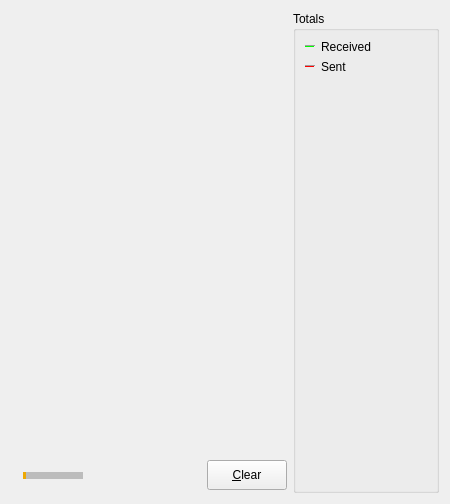
             <widget class="QWidget" name="tab_nettraffic">
              <attribute name="title">
               <string>&amp;Network Traffic</string>
              </attribute>
              <layout class="QHBoxLayout" name="horizontalLayout_3">
               <item>
                <layout class="QVBoxLayout" name="verticalLayout_4">
                 <item>
                  <widget class="TrafficGraphWidget" name="trafficGraph" native="true">
                   <property name="sizePolicy">
                    <sizepolicy hsizetype="Expanding" vsizetype="Expanding">
                     <horstretch>0</horstretch>
                     <verstretch>0</verstretch>
                    </sizepolicy>
                   </property>
                  </widget>
                 </item>
                 <item>
                  <layout class="QHBoxLayout" name="horizontalLayout_2">
                   <item>
                    <widget class="QSlider" name="sldGraphRange">
                     <property name="minimumSize">
                      <size>
                       <width>0</width>
                       <height>35</height>
                      </size>
                     </property>
                     <property name="styleSheet">
                      <string notr="true">QSlider{
border-color: #bcbcbc;
min-height:35px;
}
QSlider::groove:horizontal {                                
     border: 1px solid #999999;                             
     height: 5px;                                           
    margin: 0px 0;                                         
     left: 12px; right: 12px; 
 }
QSlider::handle:horizontal {                               
     border: 0px ;                           
	border-image: url(:/pic/res/pic/sliderBtn.png);
     width: 50px; 
     height: 50px;   
     margin: -20px -20px -20px -20px;                                                                                                                  
} 
QSlider::add-page:horizontal{
background: qlineargradient(spread:pad, x1:0, y1:1, x2:0, y2:0, stop:0 #bcbcbc, stop:0.25 #bcbcbc, stop:0.5 #bcbcbc, stop:1 #bcbcbc); 

}
QSlider::sub-page:horizontal{                               
	background-color: rgb(238, 169, 4);
}</string>
                     </property>
                     <property name="minimum">
                      <number>1</number>
                     </property>
                     <property name="maximum">
                      <number>288</number>
                     </property>
                     <property name="pageStep">
                      <number>12</number>
                     </property>
                     <property name="value">
                      <number>6</number>
                     </property>
                     <property name="orientation">
                      <enum>Qt::Horizontal</enum>
                     </property>
                    </widget>
                   </item>
                   <item>
                    <widget class="QLabel" name="lblGraphRange">
                     <property name="minimumSize">
                      <size>
                       <width>100</width>
                       <height>0</height>
                      </size>
                     </property>
                     <property name="alignment">
                      <set>Qt::AlignCenter</set>
                     </property>
                    </widget>
                   </item>
                   <item>
                    <widget class="QToolButton" name="btnClearTrafficGraph">
                     <property name="sizePolicy">
                      <sizepolicy hsizetype="Minimum" vsizetype="Minimum">
                       <horstretch>0</horstretch>
                       <verstretch>0</verstretch>
                      </sizepolicy>
                     </property>
                     <property name="minimumSize">
                      <size>
                       <width>80</width>
                       <height>30</height>
                      </size>
                     </property>
                     <property name="maximumSize">
                      <size>
                       <width>16777215</width>
                       <height>30</height>
                      </size>
                     </property>
                     <property name="text">
                      <string>&amp;Clear</string>
                     </property>
                    </widget>
                   </item>
                  </layout>
                 </item>
                </layout>
               </item>
               <item>
                <layout class="QVBoxLayout" name="verticalLayout">
                 <item>
                  <widget class="QGroupBox" name="groupBox">
                   <property name="title">
                    <string>Totals</string>
                   </property>
                   <layout class="QVBoxLayout" name="verticalLayout_5">
                    <item>
                     <layout class="QHBoxLayout" name="horizontalLayout_4">
                      <item>
                       <widget class="Line" name="line">
                        <property name="sizePolicy">
                         <sizepolicy hsizetype="Fixed" vsizetype="Fixed">
                          <horstretch>0</horstretch>
                          <verstretch>0</verstretch>
                         </sizepolicy>
                        </property>
                        <property name="minimumSize">
                         <size>
                          <width>10</width>
                          <height>0</height>
                         </size>
                        </property>
                        <property name="palette">
                         <palette>
                          <active>
                           <colorrole role="Button">
                            <brush brushstyle="SolidPattern">
                             <color alpha="255">
                              <red>255</red>
                              <green>255</green>
                              <blue>255</blue>
                             </color>
                            </brush>
                           </colorrole>
                           <colorrole role="Light">
                            <brush brushstyle="SolidPattern">
                             <color alpha="255">
                              <red>0</red>
                              <green>255</green>
                              <blue>0</blue>
                             </color>
                            </brush>
                           </colorrole>
                           <colorrole role="Base">
                            <brush brushstyle="SolidPattern">
                             <color alpha="255">
                              <red>255</red>
                              <green>255</green>
                              <blue>255</blue>
                             </color>
                            </brush>
                           </colorrole>
                           <colorrole role="Window">
                            <brush brushstyle="SolidPattern">
                             <color alpha="255">
                              <red>255</red>
                              <green>255</green>
                              <blue>255</blue>
                             </color>
                            </brush>
                           </colorrole>
                          </active>
                          <inactive>
                           <colorrole role="Button">
                            <brush brushstyle="SolidPattern">
                             <color alpha="255">
                              <red>255</red>
                              <green>255</green>
                              <blue>255</blue>
                             </color>
                            </brush>
                           </colorrole>
                           <colorrole role="Light">
                            <brush brushstyle="SolidPattern">
                             <color alpha="255">
                              <red>0</red>
                              <green>255</green>
                              <blue>0</blue>
                             </color>
                            </brush>
                           </colorrole>
                           <colorrole role="Base">
                            <brush brushstyle="SolidPattern">
                             <color alpha="255">
                              <red>255</red>
                              <green>255</green>
                              <blue>255</blue>
                             </color>
                            </brush>
                           </colorrole>
                           <colorrole role="Window">
                            <brush brushstyle="SolidPattern">
                             <color alpha="255">
                              <red>255</red>
                              <green>255</green>
                              <blue>255</blue>
                             </color>
                            </brush>
                           </colorrole>
                          </inactive>
                          <disabled>
                           <colorrole role="Button">
                            <brush brushstyle="SolidPattern">
                             <color alpha="255">
                              <red>255</red>
                              <green>255</green>
                              <blue>255</blue>
                             </color>
                            </brush>
                           </colorrole>
                           <colorrole role="Light">
                            <brush brushstyle="SolidPattern">
                             <color alpha="255">
                              <red>0</red>
                              <green>255</green>
                              <blue>0</blue>
                             </color>
                            </brush>
                           </colorrole>
                           <colorrole role="Base">
                            <brush brushstyle="SolidPattern">
                             <color alpha="255">
                              <red>255</red>
                              <green>255</green>
                              <blue>255</blue>
                             </color>
                            </brush>
                           </colorrole>
                           <colorrole role="Window">
                            <brush brushstyle="SolidPattern">
                             <color alpha="255">
                              <red>255</red>
                              <green>255</green>
                              <blue>255</blue>
                             </color>
                            </brush>
                           </colorrole>
                          </disabled>
                         </palette>
                        </property>
                        <property name="orientation">
                         <enum>Qt::Horizontal</enum>
                        </property>
                       </widget>
                      </item>
                      <item>
                       <widget class="QLabel" name="label_16">
                        <property name="text">
                         <string>Received</string>
                        </property>
                       </widget>
                      </item>
                      <item>
                       <widget class="QLabel" name="lblBytesIn">
                        <property name="minimumSize">
                         <size>
                          <width>50</width>
                          <height>0</height>
                         </size>
                        </property>
                        <property name="alignment">
                         <set>Qt::AlignRight|Qt::AlignTrailing|Qt::AlignVCenter</set>
                        </property>
                       </widget>
                      </item>
                     </layout>
                    </item>
                    <item>
                     <layout class="QHBoxLayout" name="horizontalLayout_5">
                      <item>
                       <widget class="Line" name="line_2">
                        <property name="sizePolicy">
                         <sizepolicy hsizetype="Fixed" vsizetype="Fixed">
                          <horstretch>0</horstretch>
                          <verstretch>0</verstretch>
                         </sizepolicy>
                        </property>
                        <property name="minimumSize">
                         <size>
                          <width>10</width>
                          <height>0</height>
                         </size>
                        </property>
                        <property name="palette">
                         <palette>
                          <active>
                           <colorrole role="Button">
                            <brush brushstyle="SolidPattern">
                             <color alpha="255">
                              <red>255</red>
                              <green>255</green>
                              <blue>255</blue>
                             </color>
                            </brush>
                           </colorrole>
                           <colorrole role="Light">
                            <brush brushstyle="SolidPattern">
                             <color alpha="255">
                              <red>255</red>
                              <green>0</green>
                              <blue>0</blue>
                             </color>
                            </brush>
                           </colorrole>
                           <colorrole role="Base">
                            <brush brushstyle="SolidPattern">
                             <color alpha="255">
                              <red>255</red>
                              <green>255</green>
                              <blue>255</blue>
                             </color>
                            </brush>
                           </colorrole>
                           <colorrole role="Window">
                            <brush brushstyle="SolidPattern">
                             <color alpha="255">
                              <red>255</red>
                              <green>255</green>
                              <blue>255</blue>
                             </color>
                            </brush>
                           </colorrole>
                          </active>
                          <inactive>
                           <colorrole role="Button">
                            <brush brushstyle="SolidPattern">
                             <color alpha="255">
                              <red>255</red>
                              <green>255</green>
                              <blue>255</blue>
                             </color>
                            </brush>
                           </colorrole>
                           <colorrole role="Light">
                            <brush brushstyle="SolidPattern">
                             <color alpha="255">
                              <red>255</red>
                              <green>0</green>
                              <blue>0</blue>
                             </color>
                            </brush>
                           </colorrole>
                           <colorrole role="Base">
                            <brush brushstyle="SolidPattern">
                             <color alpha="255">
                              <red>255</red>
                              <green>255</green>
                              <blue>255</blue>
                             </color>
                            </brush>
                           </colorrole>
                           <colorrole role="Window">
                            <brush brushstyle="SolidPattern">
                             <color alpha="255">
                              <red>255</red>
                              <green>255</green>
                              <blue>255</blue>
                             </color>
                            </brush>
                           </colorrole>
                          </inactive>
                          <disabled>
                           <colorrole role="Button">
                            <brush brushstyle="SolidPattern">
                             <color alpha="255">
                              <red>255</red>
                              <green>255</green>
                              <blue>255</blue>
                             </color>
                            </brush>
                           </colorrole>
                           <colorrole role="Light">
                            <brush brushstyle="SolidPattern">
                             <color alpha="255">
                              <red>255</red>
                              <green>0</green>
                              <blue>0</blue>
                             </color>
                            </brush>
                           </colorrole>
                           <colorrole role="Base">
                            <brush brushstyle="SolidPattern">
                             <color alpha="255">
                              <red>255</red>
                              <green>255</green>
                              <blue>255</blue>
                             </color>
                            </brush>
                           </colorrole>
                           <colorrole role="Window">
                            <brush brushstyle="SolidPattern">
                             <color alpha="255">
                              <red>255</red>
                              <green>255</green>
                              <blue>255</blue>
                             </color>
                            </brush>
                           </colorrole>
                          </disabled>
                         </palette>
                        </property>
                        <property name="orientation">
                         <enum>Qt::Horizontal</enum>
                        </property>
                       </widget>
                      </item>
                      <item>
                       <widget class="QLabel" name="label_17">
                        <property name="text">
                         <string>Sent</string>
                        </property>
                       </widget>
                      </item>
                      <item>
                       <widget class="QLabel" name="lblBytesOut">
                        <property name="minimumSize">
                         <size>
                          <width>50</width>
                          <height>0</height>
                         </size>
                        </property>
                        <property name="alignment">
                         <set>Qt::AlignRight|Qt::AlignTrailing|Qt::AlignVCenter</set>
                        </property>
                       </widget>
                      </item>
                     </layout>
                    </item>
                    <item>
                     <spacer name="verticalSpacer_4">
                      <property name="orientation">
                       <enum>Qt::Vertical</enum>
                      </property>
                      <property name="sizeHint" stdset="0">
                       <size>
                        <width>20</width>
                        <height>407</height>
                       </size>
                      </property>
                     </spacer>
                    </item>
                   </layout>
                  </widget>
                 </item>
                </layout>
               </item>
              </layout>
             </widget>
